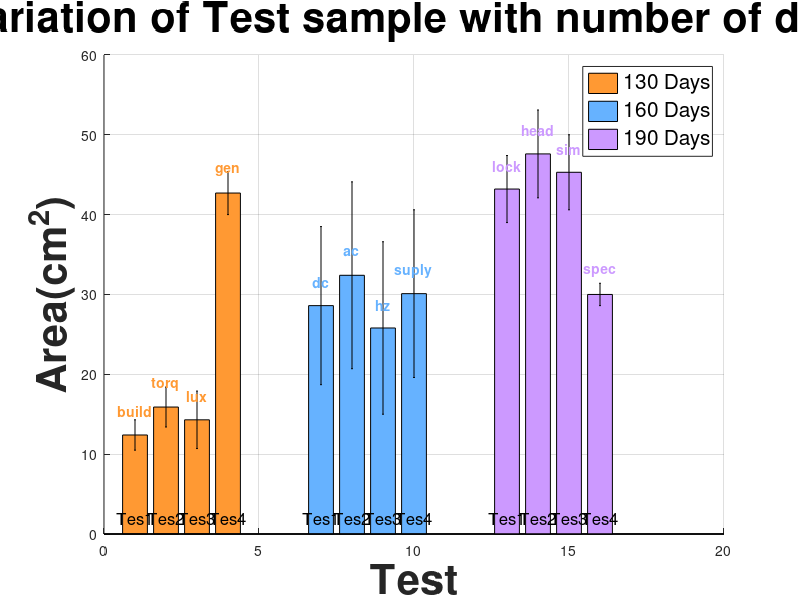

This figure's MATLAB source:
x1 = 1:4;
y1 = [12.4,15.9,14.3,42.7];
err1 = [1.9,2.5,3.6,2.7];
en1={'build','torq','lux','gen'};
x2 = 7:10;
y2 = [28.6,32.4,25.8,30.1];
err2 = [9.9,11.7,10.8,10.5];
en2={'dc','ac','hz','suply'};
x3 = 13:16;
y3 = [43.2,47.6,45.3,30];
err3 = [4.2,5.5,4.7,1.4];
en3={'lock','head','sim','spec'};
names={'Tes1','Tes2','Tes3','Tes4'}
x=[x1,x2,x3];
y=[y1,y2,y3];
function []= drawgrapht(x,y,err,c1,names,tag,c2,errn,days)
    hb=bar(x, y);
    % Set bar properties

    set(hb, 'FaceColor', c1);
    hold on;
    legend(hb, days);
    hold on;
    % Plot the error bars and capture the handle
    h = errorbar(x, y, err);


    hold on;
    % Set the 'LineStyle' property of the returned graphic handle to 'none'
    set(h, "linestyle", "none",'color', c2,'HandleVisibility', 'off');
    hold on;
    % Optional: add a marker to the data points for better visibility
    %set(h, "marker", "o",'color',c2);
    for i = 1:length(y)
      % Position text at (x, y/2) for center-vertical placement
      text(x(i), 2, names{i}, ...
           'HorizontalAlignment', 'center', ...
           'Color', tag, ...
           'FontSize', 12);
     endfor
     hold on;

     for i = 1:length(x)
    % Position text slightly above the upper error limit (y + err)
         text(x(i), y(i)+3 , errn{i}, ...
           'HorizontalAlignment', 'center', ...
           'Color', c1, ...
           'FontSize', 10,'FontWeight','bold');
     endfor




endfunction

grid on;
hold on;
drawgrapht(x1,y1,err1,[255/255, 153/255, 51/255],names,'black',[0,0,0],en1,{"130 Days", "160 Days","190 Days"});
hold on;
drawgrapht(x2,y2,err2,[102/255, 178/255, 255/255],names,'black',[0,0,0],en2,{"130 Days", "160 Days","190 Days"});
hold on;
drawgrapht(x3,y3,err3,[204/255, 153/255, 255/255],names,'black',[0,0,0],en3,{"130 Days", "160 Days","190 Days"});
hold on;
xlabel('Test', 'FontWeight', 'bold','FontSize', 30);
ylabel('Area(cm^2)', 'FontWeight', 'bold','FontSize', 30);
title('Variation of Test sample with number of days', 'FontWeight', 'bold','FontSize', 30);
legend("130 Days", "160 Days","190 Days", "orientation", "vertical", "numcolumns", 1,'FontSize', 15);
